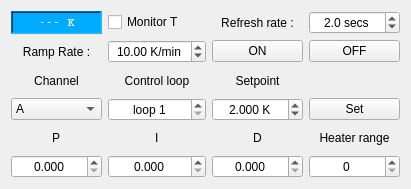
<?xml version="1.0" encoding="UTF-8"?>
<ui version="4.0">
 <class>Panel</class>
 <widget class="QWidget" name="Panel">
  <property name="geometry">
   <rect>
    <x>0</x>
    <y>0</y>
    <width>411</width>
    <height>189</height>
   </rect>
  </property>
  <property name="windowTitle">
   <string>Lakeshore - 340</string>
  </property>
  <layout class="QGridLayout" name="gridLayout">
   <item row="6" column="0" alignment="Qt::AlignHCenter">
    <widget class="QLabel" name="label_72">
     <property name="text">
      <string>P</string>
     </property>
    </widget>
   </item>
   <item row="2" column="3">
    <widget class="QPushButton" name="pushButton_7">
     <property name="text">
      <string>OFF</string>
     </property>
     <property name="default">
      <bool>false</bool>
     </property>
    </widget>
   </item>
   <item row="1" column="1">
    <widget class="QCheckBox" name="checkTbox">
     <property name="text">
      <string>Monitor T</string>
     </property>
     <property name="checked">
      <bool>false</bool>
     </property>
    </widget>
   </item>
   <item row="1" column="0">
    <widget class="QLabel" name="T_display">
     <property name="font">
      <font>
       <family>Courier</family>
       <weight>75</weight>
       <bold>true</bold>
       <kerning>true</kerning>
      </font>
     </property>
     <property name="autoFillBackground">
      <bool>false</bool>
     </property>
     <property name="styleSheet">
      <string notr="true">background-color: rgb(0, 170, 255);
color: rgb(255, 255, 255);</string>
     </property>
     <property name="frameShape">
      <enum>QFrame::WinPanel</enum>
     </property>
     <property name="frameShadow">
      <enum>QFrame::Sunken</enum>
     </property>
     <property name="text">
      <string>--- K</string>
     </property>
     <property name="scaledContents">
      <bool>false</bool>
     </property>
     <property name="alignment">
      <set>Qt::AlignCenter</set>
     </property>
     <property name="textInteractionFlags">
      <set>Qt::TextSelectableByMouse</set>
     </property>
    </widget>
   </item>
   <item row="7" column="1">
    <widget class="QDoubleSpinBox" name="temp_controller_I">
     <property name="minimumSize">
      <size>
       <width>91</width>
       <height>0</height>
      </size>
     </property>
     <property name="alignment">
      <set>Qt::AlignCenter</set>
     </property>
     <property name="suffix">
      <string/>
     </property>
     <property name="decimals">
      <number>3</number>
     </property>
     <property name="maximum">
      <double>9999999.000000000000000</double>
     </property>
     <property name="singleStep">
      <double>10.000000000000000</double>
     </property>
     <property name="value">
      <double>0.000000000000000</double>
     </property>
    </widget>
   </item>
   <item row="6" column="1" alignment="Qt::AlignHCenter">
    <widget class="QLabel" name="label_75">
     <property name="text">
      <string>I</string>
     </property>
    </widget>
   </item>
   <item row="2" column="0">
    <widget class="QLabel" name="label_45">
     <property name="text">
      <string>Ramp Rate :</string>
     </property>
     <property name="alignment">
      <set>Qt::AlignCenter</set>
     </property>
    </widget>
   </item>
   <item row="5" column="1">
    <widget class="QSpinBox" name="temp_controller_loop">
     <property name="alignment">
      <set>Qt::AlignCenter</set>
     </property>
     <property name="prefix">
      <string>loop </string>
     </property>
     <property name="minimum">
      <number>1</number>
     </property>
    </widget>
   </item>
   <item row="4" column="0">
    <widget class="QLabel" name="label_24">
     <property name="text">
      <string>Channel</string>
     </property>
     <property name="alignment">
      <set>Qt::AlignCenter</set>
     </property>
    </widget>
   </item>
   <item row="2" column="2">
    <widget class="QPushButton" name="pushButton_5">
     <property name="text">
      <string>ON</string>
     </property>
     <property name="default">
      <bool>false</bool>
     </property>
    </widget>
   </item>
   <item row="2" column="1">
    <widget class="QDoubleSpinBox" name="temp_controller_ramprate">
     <property name="minimumSize">
      <size>
       <width>91</width>
       <height>0</height>
      </size>
     </property>
     <property name="alignment">
      <set>Qt::AlignCenter</set>
     </property>
     <property name="suffix">
      <string> K/min</string>
     </property>
     <property name="decimals">
      <number>2</number>
     </property>
     <property name="maximum">
      <double>200000.000000000000000</double>
     </property>
     <property name="singleStep">
      <double>1.000000000000000</double>
     </property>
     <property name="value">
      <double>10.000000000000000</double>
     </property>
    </widget>
   </item>
   <item row="5" column="2">
    <widget class="QDoubleSpinBox" name="temp_controller_setpoint">
     <property name="minimumSize">
      <size>
       <width>91</width>
       <height>0</height>
      </size>
     </property>
     <property name="alignment">
      <set>Qt::AlignCenter</set>
     </property>
     <property name="suffix">
      <string> K</string>
     </property>
     <property name="decimals">
      <number>3</number>
     </property>
     <property name="maximum">
      <double>330.000000000000000</double>
     </property>
     <property name="singleStep">
      <double>0.100000000000000</double>
     </property>
     <property name="value">
      <double>2.000000000000000</double>
     </property>
    </widget>
   </item>
   <item row="5" column="3">
    <widget class="QPushButton" name="pushButton_6">
     <property name="text">
      <string>Set</string>
     </property>
     <property name="default">
      <bool>false</bool>
     </property>
    </widget>
   </item>
   <item row="7" column="0">
    <widget class="QDoubleSpinBox" name="temp_controller_P">
     <property name="minimumSize">
      <size>
       <width>91</width>
       <height>0</height>
      </size>
     </property>
     <property name="alignment">
      <set>Qt::AlignCenter</set>
     </property>
     <property name="suffix">
      <string/>
     </property>
     <property name="decimals">
      <number>3</number>
     </property>
     <property name="maximum">
      <double>9999999.000000000000000</double>
     </property>
     <property name="singleStep">
      <double>0.100000000000000</double>
     </property>
     <property name="value">
      <double>0.000000000000000</double>
     </property>
    </widget>
   </item>
   <item row="4" column="2">
    <widget class="QLabel" name="label_44">
     <property name="text">
      <string>Setpoint</string>
     </property>
     <property name="alignment">
      <set>Qt::AlignCenter</set>
     </property>
    </widget>
   </item>
   <item row="7" column="2">
    <widget class="QDoubleSpinBox" name="temp_controller_D">
     <property name="minimumSize">
      <size>
       <width>91</width>
       <height>0</height>
      </size>
     </property>
     <property name="alignment">
      <set>Qt::AlignCenter</set>
     </property>
     <property name="suffix">
      <string/>
     </property>
     <property name="decimals">
      <number>3</number>
     </property>
     <property name="maximum">
      <double>9999999.000000000000000</double>
     </property>
     <property name="singleStep">
      <double>1.000000000000000</double>
     </property>
     <property name="value">
      <double>0.000000000000000</double>
     </property>
    </widget>
   </item>
   <item row="6" column="2" alignment="Qt::AlignHCenter">
    <widget class="QLabel" name="label_76">
     <property name="text">
      <string>D</string>
     </property>
    </widget>
   </item>
   <item row="5" column="0">
    <widget class="QComboBox" name="temp_controller_channel">
     <item>
      <property name="text">
       <string>A</string>
      </property>
     </item>
     <item>
      <property name="text">
       <string>B</string>
      </property>
     </item>
     <item>
      <property name="text">
       <string>C</string>
      </property>
     </item>
     <item>
      <property name="text">
       <string>D</string>
      </property>
     </item>
    </widget>
   </item>
   <item row="4" column="1">
    <widget class="QLabel" name="label_46">
     <property name="text">
      <string>Control loop</string>
     </property>
     <property name="alignment">
      <set>Qt::AlignCenter</set>
     </property>
    </widget>
   </item>
   <item row="7" column="3">
    <widget class="QSpinBox" name="spinBox">
     <property name="alignment">
      <set>Qt::AlignCenter</set>
     </property>
     <property name="maximum">
      <number>5</number>
     </property>
    </widget>
   </item>
   <item row="6" column="3">
    <widget class="QLabel" name="label_2">
     <property name="text">
      <string>Heater range</string>
     </property>
     <property name="alignment">
      <set>Qt::AlignCenter</set>
     </property>
    </widget>
   </item>
   <item row="1" column="3">
    <widget class="QDoubleSpinBox" name="refresh_rate">
     <property name="minimumSize">
      <size>
       <width>91</width>
       <height>0</height>
      </size>
     </property>
     <property name="alignment">
      <set>Qt::AlignCenter</set>
     </property>
     <property name="suffix">
      <string> secs</string>
     </property>
     <property name="decimals">
      <number>1</number>
     </property>
     <property name="maximum">
      <double>9999999.000000000000000</double>
     </property>
     <property name="singleStep">
      <double>0.500000000000000</double>
     </property>
     <property name="value">
      <double>2.000000000000000</double>
     </property>
    </widget>
   </item>
   <item row="1" column="2">
    <widget class="QLabel" name="label_47">
     <property name="text">
      <string>Refresh rate :</string>
     </property>
     <property name="alignment">
      <set>Qt::AlignCenter</set>
     </property>
    </widget>
   </item>
  </layout>
 </widget>
 <resources/>
 <connections>
  <connection>
   <sender>pushButton_6</sender>
   <signal>clicked()</signal>
   <receiver>Panel</receiver>
   <slot>set_setpoint()</slot>
   <hints>
    <hint type="sourcelabel">
     <x>399</x>
     <y>118</y>
    </hint>
    <hint type="destinationlabel">
     <x>410</x>
     <y>209</y>
    </hint>
   </hints>
  </connection>
  <connection>
   <sender>pushButton_7</sender>
   <signal>clicked()</signal>
   <receiver>Panel</receiver>
   <slot>stop_ramp()</slot>
   <hints>
    <hint type="sourcelabel">
     <x>401</x>
     <y>57</y>
    </hint>
    <hint type="destinationlabel">
     <x>410</x>
     <y>56</y>
    </hint>
   </hints>
  </connection>
  <connection>
   <sender>pushButton_5</sender>
   <signal>clicked()</signal>
   <receiver>Panel</receiver>
   <slot>init_ramp()</slot>
   <hints>
    <hint type="sourcelabel">
     <x>301</x>
     <y>57</y>
    </hint>
    <hint type="destinationlabel">
     <x>230</x>
     <y>45</y>
    </hint>
   </hints>
  </connection>
  <connection>
   <sender>temp_controller_P</sender>
   <signal>valueChanged(double)</signal>
   <receiver>Panel</receiver>
   <slot>PID_P_update()</slot>
   <hints>
    <hint type="sourcelabel">
     <x>99</x>
     <y>179</y>
    </hint>
    <hint type="destinationlabel">
     <x>118</x>
     <y>209</y>
    </hint>
   </hints>
  </connection>
  <connection>
   <sender>temp_controller_I</sender>
   <signal>valueChanged(double)</signal>
   <receiver>Panel</receiver>
   <slot>PID_I_update()</slot>
   <hints>
    <hint type="sourcelabel">
     <x>199</x>
     <y>171</y>
    </hint>
    <hint type="destinationlabel">
     <x>256</x>
     <y>209</y>
    </hint>
   </hints>
  </connection>
  <connection>
   <sender>temp_controller_D</sender>
   <signal>valueChanged(double)</signal>
   <receiver>Panel</receiver>
   <slot>PID_D_update()</slot>
   <hints>
    <hint type="sourcelabel">
     <x>299</x>
     <y>171</y>
    </hint>
    <hint type="destinationlabel">
     <x>399</x>
     <y>209</y>
    </hint>
   </hints>
  </connection>
  <connection>
   <sender>spinBox</sender>
   <signal>valueChanged(int)</signal>
   <receiver>Panel</receiver>
   <slot>set_heater_range()</slot>
   <hints>
    <hint type="sourcelabel">
     <x>401</x>
     <y>179</y>
    </hint>
    <hint type="destinationlabel">
     <x>372</x>
     <y>180</y>
    </hint>
   </hints>
  </connection>
  <connection>
   <sender>refresh_rate</sender>
   <signal>valueChanged(double)</signal>
   <receiver>Panel</receiver>
   <slot>update_timer_timeout()</slot>
   <hints>
    <hint type="sourcelabel">
     <x>326</x>
     <y>16</y>
    </hint>
    <hint type="destinationlabel">
     <x>300</x>
     <y>4</y>
    </hint>
   </hints>
  </connection>
  <connection>
   <sender>checkTbox</sender>
   <signal>clicked(bool)</signal>
   <receiver>Panel</receiver>
   <slot>autocheckT()</slot>
   <hints>
    <hint type="sourcelabel">
     <x>115</x>
     <y>12</y>
    </hint>
    <hint type="destinationlabel">
     <x>99</x>
     <y>4</y>
    </hint>
   </hints>
  </connection>
 </connections>
 <slots>
  <slot>insert_row()</slot>
  <slot>delete_row()</slot>
  <slot>set_setpoint()</slot>
  <slot>stop_ramp()</slot>
  <slot>init_ramp()</slot>
  <slot>PID_P_update()</slot>
  <slot>PID_D_update()</slot>
  <slot>PID_I_update()</slot>
  <slot>set_heater_range()</slot>
  <slot>autocheckT()</slot>
  <slot>update_timer_timeout()</slot>
 </slots>
</ui>
